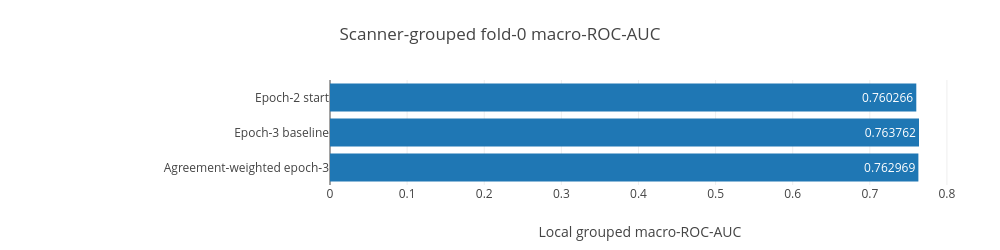

Notebook source saved alongside this figure:
### Markdown cell above
## 3. Stage-34 matched training result

The matched epoch-3 continuation improved the independent DINO branch. Agreement-weighted supervision did not beat that baseline and was stopped.

### Code cell
S=D['stage34']
gain=score_delta(S['baseline_macro_auc'],S['starting_macro_auc'])
consistency_delta=score_delta(S['consistency_macro_auc'],S['baseline_macro_auc'])
print(f"Baseline continuation gain: {gain:+.6f}")
print(f"Consistency minus baseline: {consistency_delta:+.6f}")
print('Decision:',S['decision'])

### Figure 1 — Plotly figure (JSON) as saved in the notebook; plotly's stock layout.template omitted (floating-point values rounded to 4 significant figures)
{"data": [{"type": "bar", "orientation": "h", "y": ["Epoch-2 start", "Epoch-3 baseline", "Agreement-weighted epoch-3"], "x": [0.7603, 0.7638, 0.763], "text": ["0.760266", "0.763762", "0.762969"], "textposition": "auto"}], "layout": {"title": {"text": "Scanner-grouped fold-0 macro-ROC-AUC"}, "width": 1000, "height": 250, "margin": {"l": 330, "r": 50, "t": 80, "b": 65}, "xaxis": {"title": {"text": "Local grouped macro-ROC-AUC"}}, "yaxis": {"autorange": "reversed"}, "showlegend": false}}
